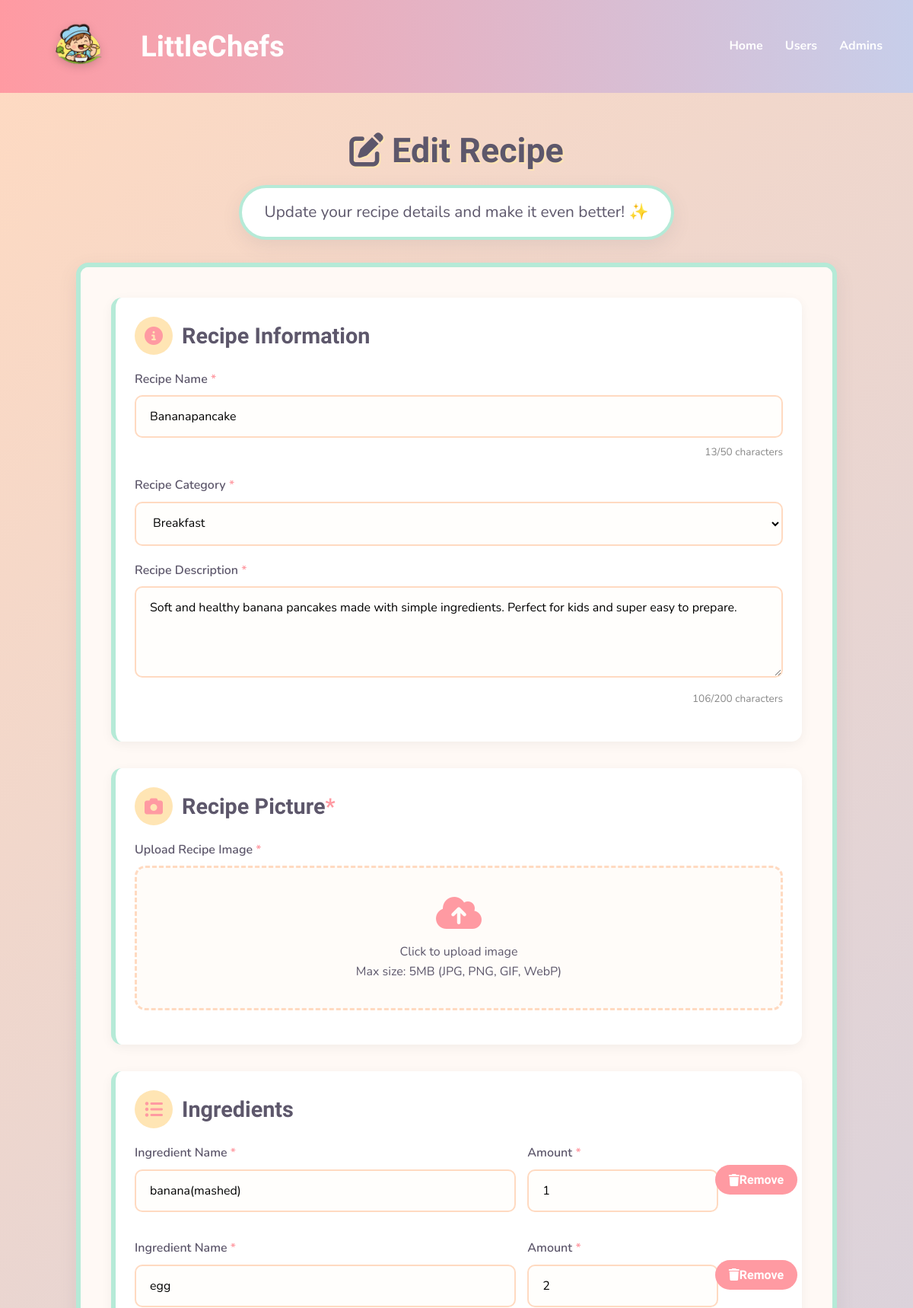
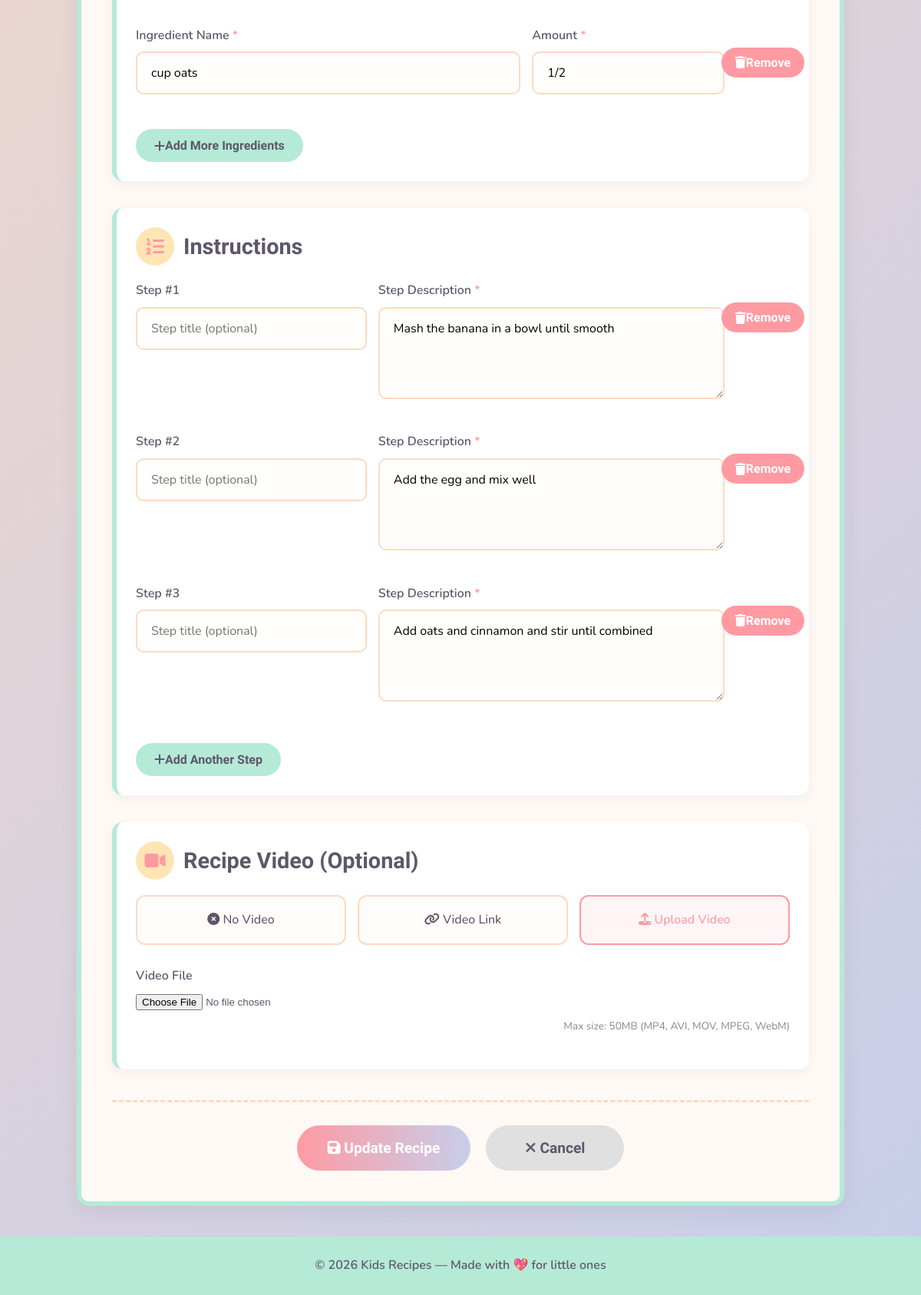
Page /edit.php?id=2 on the committed database (2 pictures, top to bottom).
### tables this page shows
CREATE TABLE `recipe` (
  `id` int(11) NOT NULL,
  `userID` int(11) NOT NULL,
  `categoryID` int(11) NOT NULL,
  `name` varchar(100) NOT NULL,
  `description` text NOT NULL,
  `photoFileName` varchar(100) NOT NULL,
  `videoFilePath` varchar(100) NOT NULL
);

CREATE TABLE `recipecategory` (
  `id` int(11) NOT NULL,
  `categoryname` varchar(50) NOT NULL
);

CREATE TABLE `ingredients` (
  `id` int(11) NOT NULL,
  `recipeID` int(11) NOT NULL,
  `ingredientName` varchar(100) NOT NULL,
  `ingredientQuantity` varchar(50) NOT NULL
);

CREATE TABLE `instructions` (
  `id` int(11) NOT NULL,
  `recipeID` int(11) NOT NULL,
  `step` text NOT NULL,
  `stepOrder` int(11) NOT NULL
);

### edit.php (the view, shortened to what this page needs)
<?php
$conn = new mysqli("localhost", "root", "root", "recipedb", 8889);
$successMessage = "";
$recipeID = isset($_GET['id']) ? (int)$_GET['id'] : 0;
$recipeSql = "SELECT * FROM recipe WHERE id = ?";
$recipeStmt = $conn->prepare($recipeSql);
$recipeStmt->bind_param("i", $recipeID);
$recipeStmt->execute();
$recipeResult = $recipeStmt->get_result();
$recipe = $recipeResult->fetch_assoc();
$categories = [];
$catResult = $conn->query("SELECT id, categoryname FROM recipecategory ORDER BY id");
while ($row = $catResult->fetch_assoc()) {
    $categories[] = $row;
}
$ingredients = [];
$ingResult = $conn->query("SELECT * FROM ingredients WHERE recipeID = $recipeID");
while ($row = $ingResult->fetch_assoc()) {
    $ingredients[] = $row;
}
$instructions = [];
$instResult = $conn->query("SELECT * FROM instructions WHERE recipeID = $recipeID ORDER BY stepOrder");
while ($row = $instResult->fetch_assoc()) {
    $instructions[] = $row;
}
$videoOption = 'none';
if (!empty($recipe['videoFilePath'])) {
    if (filter_var($recipe['videoFilePath'], FILTER_VALIDATE_URL)) {
        $videoOption = 'url';
        $videoUrl = $recipe['videoFilePath'];
    } else {
        $videoOption = 'upload';
    }
}
?>
<!DOCTYPE html>
<html lang="en">
<head>
  <link rel="stylesheet" href="https://cdnjs.cloudflare.com/ajax/libs/font-awesome/6.4.0/css/all.min.css">
</head>
<body>
<div class="container">
  <header>
    <div class="header-left">
      <img src="photo.png" alt="Kids Recipes Logo" class="logo">
      <h1>LittleChefs</h1>
    </div>
    <nav>
      <a href="index.php">Home</a>
      <a href="#">Users</a>
      <a href="#">Admins</a>
    </nav>
  </header>
  <div class="main-wrapper">
    <div class="page-header">
      <h2><i class="fas fa-edit"></i> Edit Recipe</h2>
      <p>Update your recipe details and make it even better! ✨</p>
    </div>
    <div class="recipe-container">
      <form class="recipe-form" id="recipeForm" method="POST" enctype="multipart/form-data" style="<?php echo $successMessage ? 'display: none;' : 'display: block;'; ?>">
        <div class="form-section">
          <h2 class="section-title"><i class="fas fa-info-circle"></i> Recipe Information</h2>
          <div class="form-group">
            <label for="name">Recipe Name <span class="required">*</span></label>
            <input type="text" id="name" name="name" value="<?php echo htmlspecialchars($recipe['name']); ?>" required>
            <div class="counter"><span id="nameCount"><?php echo strlen($recipe['name']); ?></span>/50 characters</div>
          </div>
          <div class="form-group">
            <label for="categoryID">Recipe Category <span class="required">*</span></label>
            <select id="categoryID" name="categoryID" required>
              <?php foreach ($categories as $category): ?>
                <option value="<?php echo $category['id']; ?>" <?php echo ($category['id'] == $recipe['categoryID']) ? 'selected' : ''; ?>>
                  <?php echo htmlspecialchars($category['categoryname']); ?>
                </option>
              <?php endforeach; ?>
            </select>
          </div>
          <div class="form-group">
            <label for="description">Recipe Description <span class="required">*</span></label>
            <textarea id="description" name="description" required><?php echo htmlspecialchars($recipe['description']); ?></textarea>
            <div class="counter"><span id="descCount"><?php echo strlen($recipe['description']); ?></span>/200 characters</div>
          </div>
        </div>
        <div class="form-section">
          <h2 class="section-title"><i class="fas fa-camera"></i> Recipe Picture <span class="required">*</span></h2>
          <div class="form-group" id="uploadSection" style="<?php echo (!empty($recipe['photoFileName']) && file_exists($recipe['photoFileName'])) ? 'display: none;' : 'display: block; margin-top: 20px;'; ?>">
            <label>Upload Recipe Image <span class="required">*</span></label>
            <div class="upload-area" id="uploadArea">
              <i class="fas fa-cloud-upload-alt"></i>
              <p>Click to upload image</p>
              <span>Max size: 5MB (JPG, PNG, GIF, WebP)</span>
            </div>
          </div>
        </div>
        <div class="form-section">
          <h2 class="section-title"><i class="fas fa-list-ul"></i> Ingredients</h2>
          <div id="ingredientsContainer">
            <?php if (empty($ingredients)): ?>
            <div class="ingredient-row">
              <div class="form-group ingredient-name">
                <label>Ingredient Name <span class="required">*</span></label>
                <input type="text" name="ingredientName[]" placeholder="e.g., Banana 🍌" required>
              </div>
              <div class="form-group ingredient-amount">
                <label>Amount <span class="required">*</span></label>
                <input type="text" name="ingredientQuantity[]" placeholder="e.g., 1 medium" required>
              </div>
            </div>
            <?php else: ?>
              <?php foreach ($ingredients as $ingredient): ?>
              <div class="ingredient-row">
                <div class="form-group ingredient-name">
                  <label>Ingredient Name <span class="required">*</span></label>
                  <input type="text" name="ingredientName[]" value="<?php echo htmlspecialchars($ingredient['ingredientName']); ?>" required>
                </div>
                <div class="form-group ingredient-amount">
                  <label>Amount <span class="required">*</span></label>
                  <input type="text" name="ingredientQuantity[]" value="<?php echo htmlspecialchars($ingredient['ingredientQuantity']); ?>" required>
                </div>
                <div class="step-controls">
                  <button type="button" class="remove-btn remove-ingredient">
                    <i class="fas fa-trash"></i> Remove
                  </button>
                </div>
              </div>
              <?php endforeach; ?>
            <?php endif; ?>
          </div>
          <button type="button" class="add-btn" id="addIngredient">
            <i class="fas fa-plus"></i> Add More Ingredients
          </button>
        </div>
        <div class="form-section">
          <h2 class="section-title"><i class="fas fa-list-ol"></i> Instructions</h2>
          <div id="stepsContainer">
            <?php if (empty($instructions)): ?>
            <div class="step-row">
              <div class="form-group step-number">
                <label>Step #<span class="step-counter">1</span></label>
                <input type="text" name="stepTitle[]" placeholder="Step title (optional)">
              </div>
              <div class="form-group step-content">
                <label>Step Description <span class="required">*</span></label>
                <textarea name="stepDescription[]" placeholder="Write step in a fun way for kids! 🎯" rows="2" required></textarea>
              </div>
            </div>
            <?php else: ?>
              <?php foreach ($instructions as $index => $instruction):
                $stepText = $instruction['step'];
                $stepTitle = '';
                $stepDesc = $stepText;
              ?>
              <div class="step-row">
                <div class="form-group step-number">
                  <label>Step #<span class="step-counter"><?php echo $index + 1; ?></span></label>
                  <input type="text" name="stepTitle[]" value="<?php echo htmlspecialchars($stepTitle); ?>" placeholder="Step title (optional)">
                </div>
                <div class="form-group step-content">
                  <label>Step Description <span class="required">*</span></label>
                  <textarea name="stepDescription[]" rows="2" required><?php echo htmlspecialchars($stepDesc); ?></textarea>
                </div>
                <div class="step-controls">
                  <button type="button" class="remove-btn remove-step">
                    <i class="fas fa-trash"></i> Remove
                  </button>
                </div>
              </div>
              <?php endforeach; ?>
            <?php endif; ?>
          </div>
          <button type="button" class="add-btn" id="addStep">
            <i class="fas fa-plus"></i> Add Another Step
          </button>
        </div>
        <div class="form-section">
          <h2 class="section-title"><i class="fas fa-video"></i> Recipe Video (Optional)</h2>
          <div class="video-options">
            <div class="video-option">
              <label for="videoNone"><i class="fas fa-times-circle"></i> No Video</label>
            </div>
            <div class="video-option">
              <label for="videoURL"><i class="fas fa-link"></i> Video Link</label>
            </div>
            <div class="video-option">
              <label for="videoUpload"><i class="fas fa-upload"></i> Upload Video</label>
            </div>
          </div>
          <div class="video-input" id="uploadInput" style="display: <?php echo $videoOption === 'upload' ? 'block' : 'none'; ?>;">
            <div class="form-group">
              <label for="videoFile">Video File</label>
              <input type="file" id="videoFile" name="videoFile" accept="video/*">
              <div class="counter">Max size: 50MB (MP4, AVI, MOV, MPEG, WebM)</div>
            </div>
          </div>
        </div>
        <div class="form-actions">
          <button type="submit" name="updateRecipe" class="submit-btn" id="submitBtn">
            <i class="fas fa-save"></i> Update Recipe
          </button>
          <button type="button" class="cancel-btn" id="cancelBtn">
            <i class="fas fa-times"></i> Cancel
          </button>
        </div>
      </form>
    </div>
  </div>
  <footer>
    © 2026 Kids Recipes — Made with 💖 for little ones
  </footer>
</div>
</body>
</html>

### rows in the picture
recipe: name "Bananapancake", name "13", categoryID "Breakfast", description "Soft and healthy banana pancakes made with simple ingredients. Perfect for kids and super easy to prepare.", description "106"
ingredients: ingredientName "banana(mashed)", ingredientQuantity "1"
ingredients: ingredientName "egg", ingredientQuantity "2"
ingredients: ingredientName "cup oats", ingredientQuantity "1/2"
instructions: step "Mash the banana in a bowl until smooth"
instructions: step "Add the egg and mix well"
instructions: step "Add oats and cinnamon and stir until combined"
